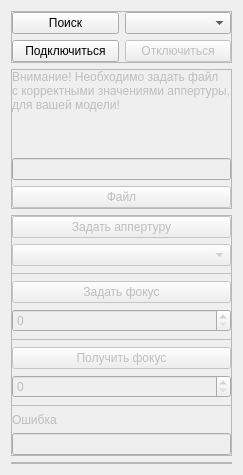
         <widget class="QWidget" name="objectiveTab">
          <attribute name="title">
           <string>Объектив</string>
          </attribute>
          <layout class="QVBoxLayout" name="verticalLayout_9">
           <item>
            <widget class="QFrame" name="objectiveConnectionFrame">
             <property name="sizePolicy">
              <sizepolicy hsizetype="Preferred" vsizetype="Fixed">
               <horstretch>0</horstretch>
               <verstretch>0</verstretch>
              </sizepolicy>
             </property>
             <property name="frameShape">
              <enum>QFrame::StyledPanel</enum>
             </property>
             <property name="frameShadow">
              <enum>QFrame::Raised</enum>
             </property>
             <layout class="QGridLayout" name="gridLayout_6">
              <property name="leftMargin">
               <number>0</number>
              </property>
              <property name="topMargin">
               <number>0</number>
              </property>
              <property name="rightMargin">
               <number>0</number>
              </property>
              <property name="bottomMargin">
               <number>0</number>
              </property>
              <item row="0" column="0">
               <widget class="QPushButton" name="objectiveComFindButton">
                <property name="text">
                 <string>Поиск</string>
                </property>
               </widget>
              </item>
              <item row="0" column="3">
               <widget class="QComboBox" name="objectiveComPortsComboBox"/>
              </item>
              <item row="1" column="0">
               <widget class="QPushButton" name="objectiveComConnectButton">
                <property name="text">
                 <string>Подключиться</string>
                </property>
               </widget>
              </item>
              <item row="1" column="3">
               <widget class="QPushButton" name="objectiveComDisconnectButton">
                <property name="enabled">
                 <bool>false</bool>
                </property>
                <property name="text">
                 <string>Отключиться</string>
                </property>
               </widget>
              </item>
             </layout>
            </widget>
           </item>
           <item>
            <widget class="QFrame" name="objectiveLensFrame">
             <property name="enabled">
              <bool>false</bool>
             </property>
             <property name="frameShape">
              <enum>QFrame::StyledPanel</enum>
             </property>
             <property name="frameShadow">
              <enum>QFrame::Raised</enum>
             </property>
             <layout class="QVBoxLayout" name="verticalLayout_15">
              <property name="leftMargin">
               <number>0</number>
              </property>
              <property name="topMargin">
               <number>0</number>
              </property>
              <property name="rightMargin">
               <number>0</number>
              </property>
              <property name="bottomMargin">
               <number>0</number>
              </property>
              <item>
               <widget class="QLabel" name="objectiveNotificationButton">
                <property name="sizePolicy">
                 <sizepolicy hsizetype="Fixed" vsizetype="Preferred">
                  <horstretch>0</horstretch>
                  <verstretch>0</verstretch>
                 </sizepolicy>
                </property>
                <property name="text">
                 <string>&lt;html&gt;&lt;head/&gt;&lt;body&gt;&lt;p&gt;Внимание! Необходимо задать файл&lt;br/&gt;с корректными значениями аппертуры,&lt;br/&gt;для вашей модели!&lt;/p&gt;&lt;p&gt;&lt;br/&gt;&lt;/p&gt;&lt;/body&gt;&lt;/html&gt;</string>
                </property>
                <property name="alignment">
                 <set>Qt::AlignLeading|Qt::AlignLeft|Qt::AlignVCenter</set>
                </property>
               </widget>
              </item>
              <item>
               <widget class="QLineEdit" name="objectiveLensFileLineEdit"/>
              </item>
              <item>
               <widget class="QPushButton" name="objectiveLensFileButton">
                <property name="text">
                 <string>Файл</string>
                </property>
               </widget>
              </item>
             </layout>
            </widget>
           </item>
           <item>
            <widget class="QFrame" name="objectiveControlFrame">
             <property name="enabled">
              <bool>false</bool>
             </property>
             <property name="frameShape">
              <enum>QFrame::StyledPanel</enum>
             </property>
             <property name="frameShadow">
              <enum>QFrame::Raised</enum>
             </property>
             <layout class="QVBoxLayout" name="verticalLayout_14">
              <property name="leftMargin">
               <number>0</number>
              </property>
              <property name="topMargin">
               <number>0</number>
              </property>
              <property name="rightMargin">
               <number>0</number>
              </property>
              <property name="bottomMargin">
               <number>0</number>
              </property>
              <item>
               <widget class="QPushButton" name="objectiveSetAppertureButton">
                <property name="text">
                 <string>Задать аппертуру</string>
                </property>
               </widget>
              </item>
              <item>
               <widget class="QComboBox" name="objectiveSetAppertureComboBox"/>
              </item>
              <item>
               <widget class="Line" name="objectiveLine1">
                <property name="frameShadow">
                 <enum>QFrame::Plain</enum>
                </property>
                <property name="orientation">
                 <enum>Qt::Horizontal</enum>
                </property>
               </widget>
              </item>
              <item>
               <widget class="QPushButton" name="objectiveSetFocusButton">
                <property name="text">
                 <string>Задать фокус</string>
                </property>
               </widget>
              </item>
              <item>
               <widget class="QSpinBox" name="objectiveSetFocusSpinBox"/>
              </item>
              <item>
               <widget class="Line" name="objectiveLine2">
                <property name="frameShadow">
                 <enum>QFrame::Plain</enum>
                </property>
                <property name="orientation">
                 <enum>Qt::Horizontal</enum>
                </property>
               </widget>
              </item>
              <item>
               <widget class="QPushButton" name="objectiveGetFocusButton">
                <property name="text">
                 <string>Получить фокус</string>
                </property>
               </widget>
              </item>
              <item>
               <widget class="QSpinBox" name="objectiveFocusValSpinbox"/>
              </item>
              <item>
               <widget class="Line" name="objectiveLine3">
                <property name="frameShadow">
                 <enum>QFrame::Plain</enum>
                </property>
                <property name="orientation">
                 <enum>Qt::Horizontal</enum>
                </property>
               </widget>
              </item>
              <item>
               <widget class="QLabel" name="objectiveErrorLabel">
                <property name="text">
                 <string>Ошибка</string>
                </property>
               </widget>
              </item>
              <item>
               <widget class="QLineEdit" name="objectiveErrorLineEdit"/>
              </item>
             </layout>
            </widget>
           </item>
           <item>
            <widget class="QFrame" name="objectiveStubFrame">
             <property name="frameShape">
              <enum>QFrame::StyledPanel</enum>
             </property>
             <property name="frameShadow">
              <enum>QFrame::Raised</enum>
             </property>
             <layout class="QVBoxLayout" name="verticalLayout_13">
              <property name="leftMargin">
               <number>0</number>
              </property>
              <property name="topMargin">
               <number>0</number>
              </property>
              <property name="rightMargin">
               <number>0</number>
              </property>
              <property name="bottomMargin">
               <number>0</number>
              </property>
             </layout>
            </widget>
           </item>
          </layout>
         </widget>
